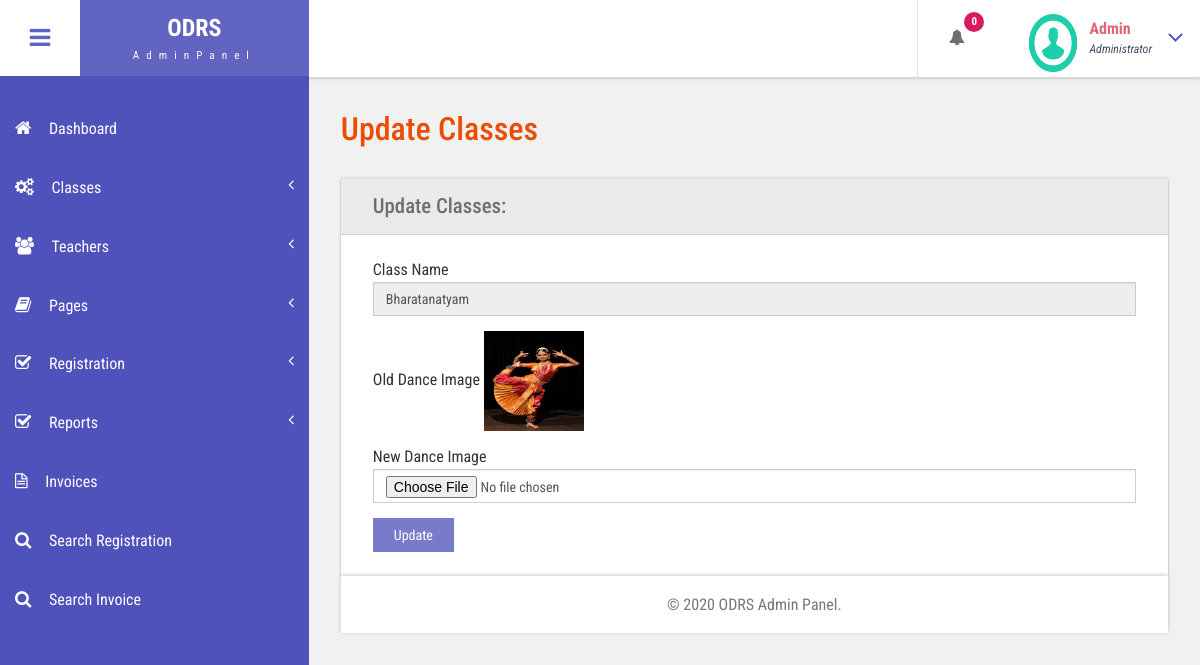
The app's page /odrs/admin/changeimage.php?editid=1 (signed in) with its own data.
### tables this page shows
CREATE TABLE `tblclasses` (
  `ID` int(10) NOT NULL,
  `ClassName` varchar(200) DEFAULT NULL,
  `DanceImage` varchar(200) DEFAULT NULL,
  `ClassDesc` mediumtext DEFAULT NULL,
  `Cost` decimal(10,2) DEFAULT NULL,
  `CreationDate` timestamp NULL DEFAULT current_timestamp()
);

### odrs/admin/changeimage.php (the view, shortened to what this page needs)
<?php
include('includes/dbconnection.php');
if (strlen($_SESSION['odrsaid']==0)) {
  header('location:logout.php');
  } else{
  ?>
<!DOCTYPE HTML>
<html>
<head>
<link href="css/bootstrap.css" rel='stylesheet' type='text/css' />
<link href="css/style.css" rel='stylesheet' type='text/css' />
<link href="css/font-awesome.css" rel="stylesheet">
<link href="css/animate.css" rel="stylesheet" type="text/css" media="all">
<link href="css/custom.css" rel="stylesheet">
</head>
<body class="cbp-spmenu-push">
	<div class="main-content">
		 <?php include_once('includes/sidebar.php');?>
	 <?php include_once('includes/header.php');?>
		<div id="page-wrapper">
			<div class="main-page">
				<div class="forms">
					<h3 class="title1">Update Classes</h3>
					<div class="form-grids row widget-shadow" data-example-id="basic-forms">
						<div class="form-title">
							<h4>Update Classes:</h4>
						</div>
						<div class="form-body">
							<form method="post" enctype="multipart/form-data">
  <?php
 $cid=$_GET['editid'];
$ret=mysqli_query($con,"select * from  tblclasses where ID='$cid'");
while ($row=mysqli_fetch_array($ret)) {
?>
							 <div class="form-group"> <label for="exampleInputEmail1">Class Name</label> <input type="text" class="form-control" id="classname" name="classname" placeholder="Class Name" value="<?php  echo $row['ClassName'];?>" readonly="true"> </div>
							 <div class="form-group"> <label for="exampleInputEmail1">Old Dance Image</label>  <img src="danceimg/<?php  echo $row['DanceImage'];?>" width="100" height="100"> </div>
							 <div class="form-group"> <label for="exampleInputEmail1">New Dance Image</label>    <input type="file" class="form-control" name="image" value="" required="true"> </div>
							 <?php } ?>
							  <button type="submit" name="submit" class="btn btn-default">Update</button> </form>
						</div>
					</div>
			</div>
		</div>
		 <?php include_once('includes/footer.php');?>
	</div>
</body>
</html>
<?php } ?>

### odrs/admin/includes/header.php (shortened to what this page needs)
<div class="sticky-header header-section ">
      <div class="header-left">
        <button id="showLeftPush"><i class="fa fa-bars"></i></button>
        <div class="logo">
          <a href="index.html">
            <h1>ODRS</h1>
            <span>AdminPanel</span>
          </a>
        </div>
      </div>
      <div class="header-right">
        <div class="profile_details_left">
          <ul class="nofitications-dropdown">
            <?php
$ret1=mysqli_query($con,"select * from  tblregistration where Status is null");
$num=mysqli_num_rows($ret1);
?>
            <li class="dropdown head-dpdn">
              <a href="#" class="dropdown-toggle" data-toggle="dropdown" aria-expanded="false"><i class="fa fa-bell"></i><span class="badge blue"><?php echo $num;?></span></a>
            </li>
          </ul>
          <div class="clearfix"> </div>
        </div>
        <div class="profile_details">
        <?php
$adid=$_SESSION['odrsaid'];
$ret=mysqli_query($con,"select AdminName from tbladmin where ID='$adid'");
$row=mysqli_fetch_array($ret);
$name=$row['AdminName'];
?>
          <ul>
            <li class="dropdown profile_details_drop">
              <a href="#" class="dropdown-toggle" data-toggle="dropdown" aria-expanded="false">
                <div class="profile_img">
                  <span class="prfil-img"><img src="images/download (1).png" alt="" width="50" height="60"> </span>
                  <div class="user-name">
                    <p><?php echo $name; ?></p>
                    <span>Administrator</span>
                  </div>
                  <i class="fa fa-angle-down lnr"></i>
                  <div class="clearfix"></div>
                </div>
              </a>
            </li>
          </ul>
        </div>
      </div>
      <div class="clearfix"> </div>
    </div>

### odrs/admin/css/style.css (style rules this page uses)
h4, h5, h6, h1, h2, h3 { margin: 0; }
ul, ol { margin: 0; }
p { margin: 0; }
html, body { font-family: 'Roboto Condensed', sans-serif; font-size: 100%; overflow-x: hidden; background: #fff; }
body a { transition: 0.5s all ease; -webkit-transition: 0.5s all ease; -moz-transition: 0.5s all ease; -o-transition: 0.5s all ease; -ms-transition: 0.5s all ease; text-decoration:none; }
h1,h2,h3,h4,h5,h6 { margin:0; }
p { margin:0; }
ul,label { margin:0; padding:0; }
.main-content { position: relative; }
.sticky-header { position: fixed; top: 0; left:0px; width: 100%; z-index: 100; }
.header-section { background:#FFF; box-shadow: 1px 1px 4px rgba(0, 0, 0, 0.21); -webkit-box-shadow: 1px 1px 4px rgba(0, 0, 0, 0.21); -moz-box-shadow: 1px 1px 4px rgba(0, 0, 0, 0.21); -o-box-shadow: 1px 1px 4px rgba(0, 0, 0, 0.21); }
.header-section::after { clear: both; display: block; content: ''; }
.header-left { float: left; width: 45%; }
.header-right { float: right; }
button#showLeftPush { font-size: 1.5em; width: 80px; padding: 0.87em 0; text-align: center; cursor: pointer; float: left; color: #6F6F6F; -moz-transition: all 0.2s ease-out 0s; -webkit-transition: all 0.2s ease-out 0s; transition: all 0.2s ease-out 0s; border: none; background-color: #fff; outline:none; }
.cbp-spmenu-push { overflow-x: hidden; position: relative; }
.cbp-spmenu, .cbp-spmenu-push { -webkit-transition: all 0.3s ease; -moz-transition: all 0.3s ease; transition: all 0.3s ease; }
.cbp-spmenu-push div#page-wrapper { margin: 0 0 0 19.3em; transition:.5s all; -webkit-transition:.5s all; -moz-transition:.5s all; }
.fa { display: inline-block; font-family: FontAwesome; font-style: normal; font-weight: normal; line-height: 1; -webkit-font-smoothing: antialiased; -moz-osx-font-smoothing: grayscale; }
.logo { background: #6164C1; text-align: center; float: left; }
.logo a { padding: 0.9em 3.3em .7em; display: block; text-decoration: none; }
.logo a h1 { color: #fff; font-size: 1.5em; line-height: 1.2em; font-weight: 700; }
.logo a span { color: #F8F8F8; font-size: .7em; text-align: center; letter-spacing: 7px; }
.profile_details_left { float: left; }
li.dropdown.head-dpdn { display: inline-block; padding: 1.7em 0; border-left: 1px solid #E0E0E0; float: left; }
li.dropdown.head-dpdn a.dropdown-toggle { padding: 1.7em 2em; }
i.fa.fa-bell { color:#6F6F6F; }
.header-right span.badge { font-size: 11px; font-weight: bold; color: #FFF; background: #8BC34A; line-height: 15px; width: 20px; height: 20px; border-radius: 2em; -webkit-border-radius: 2em; -moz-border-radius: 2em; -o-border-radius: 2em; text-align: center; display: inline-block; position: absolute; top: 16%; padding: 2px 0 0; }
.header-right span.blue { background-color:#D81B60; }
.profile_details { float: right; }
.profile_details_drop a.dropdown-toggle { display:block; padding: 0.8em 3em 0 2em; }
.profile_img span.prfil-img { float:left; }
.user-name { float:left; margin-top:8px; margin-left:11px; height:35px; }
.profile_details ul li { list-style-type:none; position:relative; }
.profile_details li a i.fa.lnr { position: absolute; top: 34%; right: 8%; color: #4F52BA; font-size: 1.6em; }
.user-name p { font-size:1em; color:#DD6777; line-height:1em; font-weight:700; }
.user-name span { font-size: .75em; font-style: italic; color: #424f63; font-weight: normal; margin-top: .3em; }
.charts,.row { margin: 2em 0 0; }
.widget-shadow { background-color: #fff; box-shadow: 0 -1px 3px rgba(0,0,0,.12),0 1px 2px rgba(0,0,0,.24); -webkit-box-shadow: 0 -1px 3px rgba(0,0,0,.12),0 1px 2px rgba(0,0,0,.24); -moz-box-shadow: 0 -1px 3px rgba(0,0,0,.12),0 1px 2px rgba(0,0,0,.24); }
h3.title1 { font-size: 2em; color: #e94e02; margin-bottom: 0.8em; }
.forms h3.title1 { margin-bottom:0; }
.forms h4 { font-size: 1.3em; color: #6F6F6F; }
.form-title { padding: 1em 2em; background-color: #EAEAEA; border-bottom: 1px solid #D6D5D5; }
.form-body { padding: 1.5em 2em; }
.forms label { font-weight: 400; }
.form-control { border-radius: inherit; }
.forms button.btn.btn-default { background-color: rgba(97, 100, 193, 0.85); color: #fff; padding: .5em 1.5em; border: none; outline:none; border-radius: inherit; }

### odrs/admin/css/custom.css (style rules this page uses)
#page-wrapper { padding:7em 2em 2.5em; background-color: #F1F1F1; }

### records on screen
tblclasses: classname "Bharatanatyam", DanceImage (picture)

### other values on screen
$num "0"
$name "Admin"
